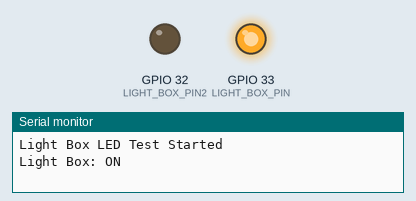
Recording of a sketch running on a simulated ESP32. Shown: output pins drawn as LEDs (lit = HIGH), the last lines printed to the serial monitor.

Above: at 1.0 s.
At 3.0 s:
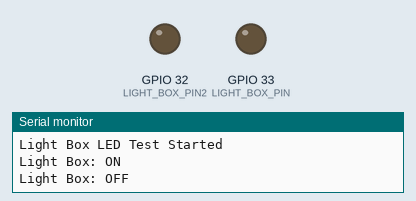
Timing chart, 0 to 5.2 s (numbered marks = the images above):
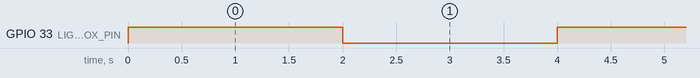

Measured:
- by itself, GPIO 33 (LIGHT_BOX_PIN): alternates HIGH for 2.0 s and LOW for 2.0 s

The sketch:

Test_LightBox.ino
```cpp
#define LIGHT_BOX_PIN   33
#define LIGHT_BOX_PIN2  32

void setup() {
  Serial.begin(115200);
  pinMode(LIGHT_BOX_PIN, OUTPUT);
  pinMode(LIGHT_BOX_PIN2, OUTPUT);
  digitalWrite(LIGHT_BOX_PIN2, LOW); // Ground pin
  Serial.println("Light Box LED Test Started");
}

void loop() {
  Serial.println("Light Box: ON");
  digitalWrite(LIGHT_BOX_PIN, HIGH);
  delay(2000);

  Serial.println("Light Box: OFF");
  digitalWrite(LIGHT_BOX_PIN, LOW);
  delay(2000);
}
```
